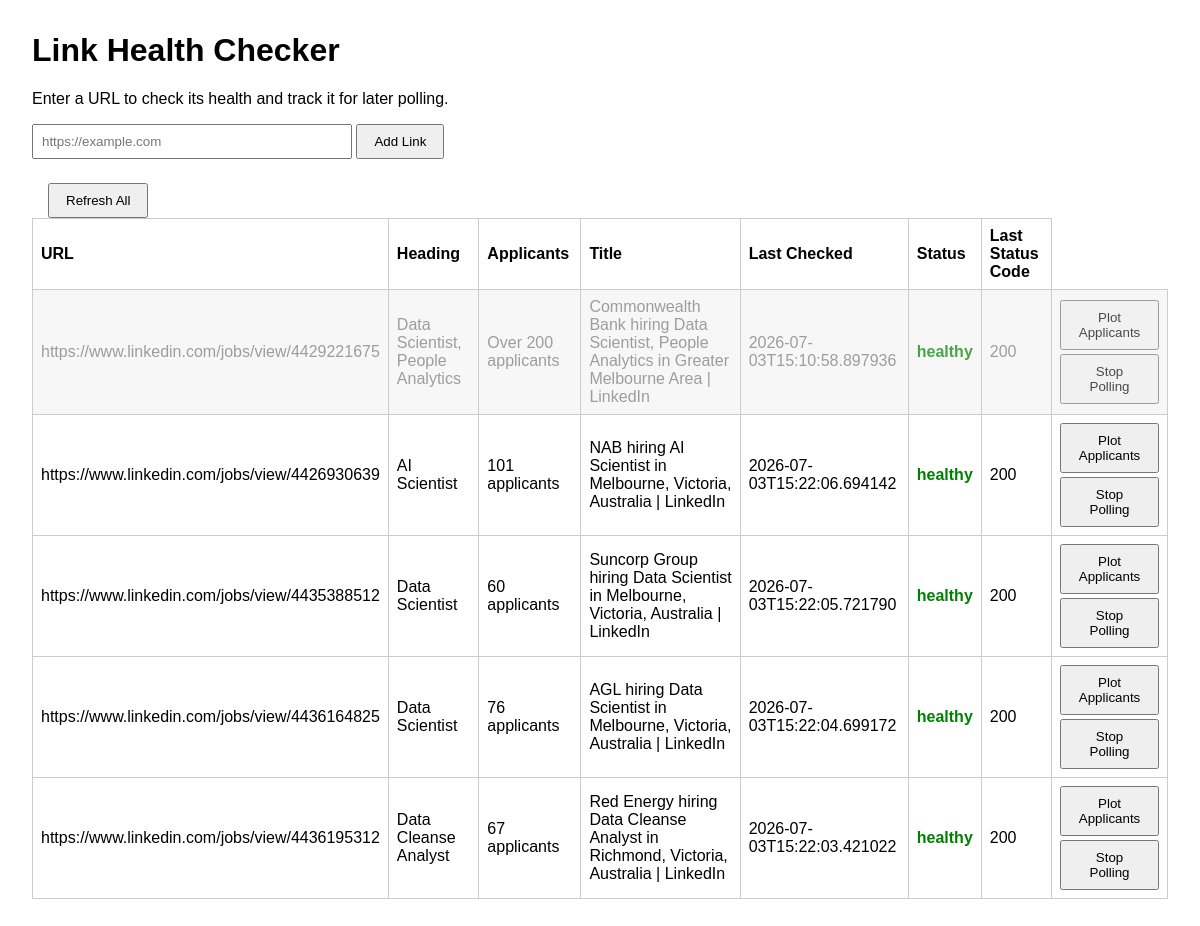
The page / on the database its author committed.
### tables this page shows
CREATE TABLE link_snapshots (
            id INTEGER PRIMARY KEY AUTOINCREMENT,
            link_id INTEGER NOT NULL,
            status TEXT NOT NULL,
            last_status_code INTEGER,
            last_checked TEXT,
            n_applicants TEXT,
            FOREIGN KEY(link_id) REFERENCES links(id) ON DELETE CASCADE
        );

CREATE TABLE links (
            id INTEGER PRIMARY KEY AUTOINCREMENT,
            url TEXT NOT NULL UNIQUE,
            title TEXT,
            heading TEXT,
            next_poll_at TEXT,
            view INTEGER DEFAULT 1
        );

### main.py (the view)
@app.get("/", response_class=HTMLResponse)
async def index(request: Request):
    conn = get_db_connection()
    rows = conn.execute(
        """
        SELECT l.id, l.url, l.title, l.heading, l.view,
               s.status, s.last_status_code, s.last_checked, s.n_applicants
        FROM links l
        LEFT JOIN link_snapshots s ON s.link_id = l.id
        WHERE s.id = (SELECT MAX(id) FROM link_snapshots WHERE link_id = l.id) OR s.id IS NULL
        ORDER BY l.id DESC
        """
    ).fetchall()
    conn.close()
    return TEMPLATES.TemplateResponse(
        request,
        "index.html",
        {"links": [dict(row) for row in rows]},
    )

### templates/index.html (shortened to what this page needs)
<!DOCTYPE html>
<html lang="en">
  <head>
  </head>
  <body>
    <h1>Link Health Checker</h1>
    <p>Enter a URL to check its health and track it for later polling.</p>
    <form action="/links" method="post">
      <input type="text" name="url" placeholder="https://example.com" required />
      <button type="submit">Add Link</button>
    </form>
    <form action="/refresh" method="post" style="display:inline; margin-left: 1rem;">
      <button type="submit" onclick="return confirm('Refresh all links now? This will run checks immediately.');">Refresh All</button>
    </form>
    <table>
      <thead>
        <tr>
          <th>URL</th>
          <th>Heading</th>
          <th>Applicants</th>
          <th>Title</th>
          <th>Last Checked</th>
          <th>Status</th>
          <th>Last Status Code</th>
        </tr>
      </thead>
      <tbody>
        {% for link in links %}
        <tr class="{% if link.view == 0 %}hidden-row{% endif %}">
          <td>{{ link.url }}</td>
          <td>{{ link.heading or "-" }}</td>
          <td>{{ link.n_applicants or "-" }}</td>
          <td>{{ link.title or "-" }}</td>
          <td>{{ link.last_checked }}</td>
          <td class="{{ link.status }}">{{ link.status }}</td>
          <td>{{ link.last_status_code }}</td>
          <td>
            <a href="/links/{{ link.id }}/chart" target="_blank" rel="noopener noreferrer">
              <button type="button">Plot Applicants</button>
            </a>
            <form action="/links/{{ link.id }}/delete" method="post" style="margin: 0; margin-top: 0.25rem;">
              <button type="submit">Stop Polling</button>
            </form>
          </td>
        </tr>
        {% else %}
        <tr>
          <td colspan="8">No links yet.</td>
        </tr>
        {% endfor %}
      </tbody>
    </table>
  </body>
</html>

### templates/index.html (style rules this page uses)
body { font-family: Arial, sans-serif; margin: 2rem; }
form { margin-bottom: 1.5rem; }
input[type="text"] { width: 300px; padding: 0.5rem; }
button { padding: 0.5rem 1rem; }
.healthy { color: green; font-weight: bold; }
.hidden-row { color: #777; background: #f7f7f7; }
.hidden-row td { opacity: 0.7; }
table { border-collapse: collapse; width: 100%; }
th, td { border: 1px solid #ccc; padding: 0.5rem; text-align: left; }

### rows shown on the page
link_snapshots: url "https://www.linkedin.com/jobs/view/4429221675", heading "Data Scientist, People Analytics", n_applicants "Over 200 applicants", title "Commonwealth Bank hiring Data Scientist, People Analytics in Greater Melbourne Area | LinkedIn", last_checked "2026-07-03T15:10:58.897936", status "healthy", last_status_code "200"
link_snapshots: url "https://www.linkedin.com/jobs/view/4426930639", heading "AI Scientist", n_applicants "101 applicants", title "NAB hiring AI Scientist in Melbourne, Victoria, Australia | LinkedIn", last_checked "2026-07-03T15:22:06.694142", status "healthy", last_status_code "200"
link_snapshots: url "https://www.linkedin.com/jobs/view/4435388512", heading "Data Scientist", n_applicants "60 applicants", title "Suncorp Group hiring Data Scientist in Melbourne, Victoria, Australia | LinkedIn", last_checked "2026-07-03T15:22:05.721790", status "healthy", last_status_code "200"
link_snapshots: url "https://www.linkedin.com/jobs/view/4436164825", heading "Data Scientist", n_applicants "76 applicants", title "AGL hiring Data Scientist in Melbourne, Victoria, Australia | LinkedIn", last_checked "2026-07-03T15:22:04.699172", status "healthy", last_status_code "200"
link_snapshots: url "https://www.linkedin.com/jobs/view/4436195312", heading "Data Cleanse Analyst", n_applicants "67 applicants", title "Red Energy hiring Data Cleanse Analyst in Richmond, Victoria, Australia | LinkedIn", last_checked "2026-07-03T15:22:03.421022", status "healthy", last_status_code "200"
